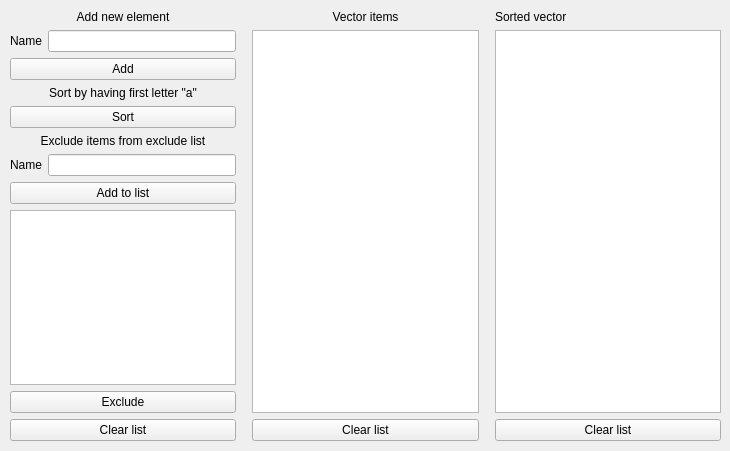
<?xml version="1.0" encoding="UTF-8"?>
<ui version="4.0">
 <class>FifthTask</class>
 <widget class="QDialog" name="FifthTask">
  <property name="geometry">
   <rect>
    <x>0</x>
    <y>0</y>
    <width>730</width>
    <height>451</height>
   </rect>
  </property>
  <property name="sizePolicy">
   <sizepolicy hsizetype="Fixed" vsizetype="Fixed">
    <horstretch>0</horstretch>
    <verstretch>0</verstretch>
   </sizepolicy>
  </property>
  <property name="minimumSize">
   <size>
    <width>730</width>
    <height>451</height>
   </size>
  </property>
  <property name="maximumSize">
   <size>
    <width>730</width>
    <height>451</height>
   </size>
  </property>
  <property name="windowTitle">
   <string>Dialog</string>
  </property>
  <widget class="QWidget" name="gridLayoutWidget">
   <property name="geometry">
    <rect>
     <x>10</x>
     <y>10</y>
     <width>711</width>
     <height>431</height>
    </rect>
   </property>
   <layout class="QGridLayout" name="gridLayout">
    <item row="10" column="0" colspan="2">
     <widget class="QPushButton" name="clear_list_to_exclude_button">
      <property name="focusPolicy">
       <enum>Qt::NoFocus</enum>
      </property>
      <property name="text">
       <string>Clear list</string>
      </property>
     </widget>
    </item>
    <item row="1" column="5" rowspan="9">
     <widget class="QListWidget" name="sorted_list"/>
    </item>
    <item row="5" column="0" colspan="2">
     <widget class="QLabel" name="label_5">
      <property name="text">
       <string>Exclude items from exclude list</string>
      </property>
      <property name="alignment">
       <set>Qt::AlignCenter</set>
      </property>
     </widget>
    </item>
    <item row="1" column="0">
     <widget class="QLabel" name="label_3">
      <property name="text">
       <string>Name</string>
      </property>
     </widget>
    </item>
    <item row="7" column="0" colspan="2">
     <widget class="QPushButton" name="add_element_to_exclude_list">
      <property name="focusPolicy">
       <enum>Qt::NoFocus</enum>
      </property>
      <property name="text">
       <string>Add to list</string>
      </property>
     </widget>
    </item>
    <item row="0" column="3">
     <widget class="QLabel" name="label">
      <property name="text">
       <string>Vector items</string>
      </property>
      <property name="alignment">
       <set>Qt::AlignCenter</set>
      </property>
     </widget>
    </item>
    <item row="8" column="0" colspan="2">
     <widget class="QListWidget" name="elements_to_exclude_list"/>
    </item>
    <item row="0" column="5">
     <widget class="QLabel" name="label_7">
      <property name="text">
       <string>Sorted vector</string>
      </property>
     </widget>
    </item>
    <item row="10" column="3">
     <widget class="QPushButton" name="clear_items_list_button">
      <property name="focusPolicy">
       <enum>Qt::NoFocus</enum>
      </property>
      <property name="text">
       <string>Clear list</string>
      </property>
     </widget>
    </item>
    <item row="1" column="2">
     <spacer name="horizontalSpacer">
      <property name="orientation">
       <enum>Qt::Horizontal</enum>
      </property>
      <property name="sizeHint" stdset="0">
       <size>
        <width>40</width>
        <height>20</height>
       </size>
      </property>
     </spacer>
    </item>
    <item row="0" column="0" colspan="2">
     <widget class="QLabel" name="label_2">
      <property name="text">
       <string>Add new element</string>
      </property>
      <property name="alignment">
       <set>Qt::AlignCenter</set>
      </property>
     </widget>
    </item>
    <item row="6" column="1">
     <widget class="QLineEdit" name="element_to_exclude_edit">
      <property name="maxLength">
       <number>15</number>
      </property>
     </widget>
    </item>
    <item row="1" column="1">
     <widget class="QLineEdit" name="element_to_add_edit">
      <property name="maxLength">
       <number>15</number>
      </property>
     </widget>
    </item>
    <item row="9" column="0" colspan="2">
     <widget class="QPushButton" name="exclude_elements_from_list">
      <property name="focusPolicy">
       <enum>Qt::NoFocus</enum>
      </property>
      <property name="text">
       <string>Exclude</string>
      </property>
     </widget>
    </item>
    <item row="6" column="0">
     <widget class="QLabel" name="label_6">
      <property name="text">
       <string>Name</string>
      </property>
     </widget>
    </item>
    <item row="10" column="5">
     <widget class="QPushButton" name="clear_sorted_list_button">
      <property name="focusPolicy">
       <enum>Qt::NoFocus</enum>
      </property>
      <property name="text">
       <string>Clear list</string>
      </property>
     </widget>
    </item>
    <item row="1" column="3" rowspan="9">
     <widget class="QListWidget" name="items_list"/>
    </item>
    <item row="3" column="0" colspan="2">
     <widget class="QLabel" name="label_4">
      <property name="text">
       <string>Sort by having first letter &quot;a&quot;</string>
      </property>
      <property name="alignment">
       <set>Qt::AlignCenter</set>
      </property>
     </widget>
    </item>
    <item row="4" column="0" colspan="2">
     <widget class="QPushButton" name="sort_list_button">
      <property name="focusPolicy">
       <enum>Qt::NoFocus</enum>
      </property>
      <property name="text">
       <string>Sort</string>
      </property>
     </widget>
    </item>
    <item row="2" column="0" colspan="2">
     <widget class="QPushButton" name="add_element_button">
      <property name="focusPolicy">
       <enum>Qt::NoFocus</enum>
      </property>
      <property name="text">
       <string>Add</string>
      </property>
     </widget>
    </item>
    <item row="1" column="4">
     <spacer name="horizontalSpacer_2">
      <property name="orientation">
       <enum>Qt::Horizontal</enum>
      </property>
      <property name="sizeHint" stdset="0">
       <size>
        <width>40</width>
        <height>20</height>
       </size>
      </property>
     </spacer>
    </item>
   </layout>
  </widget>
 </widget>
 <resources/>
 <connections/>
</ui>
